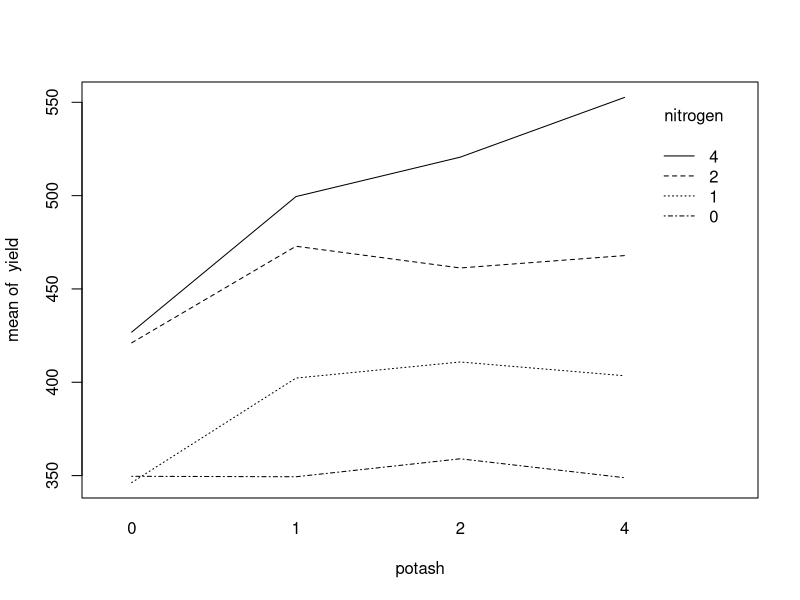

Here is the R script that generated this plot:
library(sfsmisc)


### Name: potatoes
### Title: Fisher's Potato Crop Data
### Aliases: potatoes
### Keywords: datasets

### ** Examples

data(potatoes)
## See the experimental design:
with(potatoes, {
     cat("4 blocks of experiments;",
         "each does every (nitrogen,potash) combination (aka 'treat'ment) once.",
         '', sep="\n")
     print(ftable(table(nitrogen, potash, treat)))
     print(ftable(tt <- table(pos,potash,nitrogen)))
     tt[cbind(pos,potash,nitrogen)] <- as.character(treat)
     cat("The 4 blocks  pos = 1, 2, 3, 4:\n")
     ftable(tt)
     })
## First plot:
with(potatoes, interaction.plot(potash,nitrogen, response=yield))

## ANOVAs:
summary(aov(yield ~ nitrogen * potash + Error(pos), data = potatoes))
    # "==>" can use simply
summary(aov(yield ~ nitrogen + potash + pos, data = potatoes))
    # and
summary(aov(yield ~ nitrogen + potash, data = potatoes))
